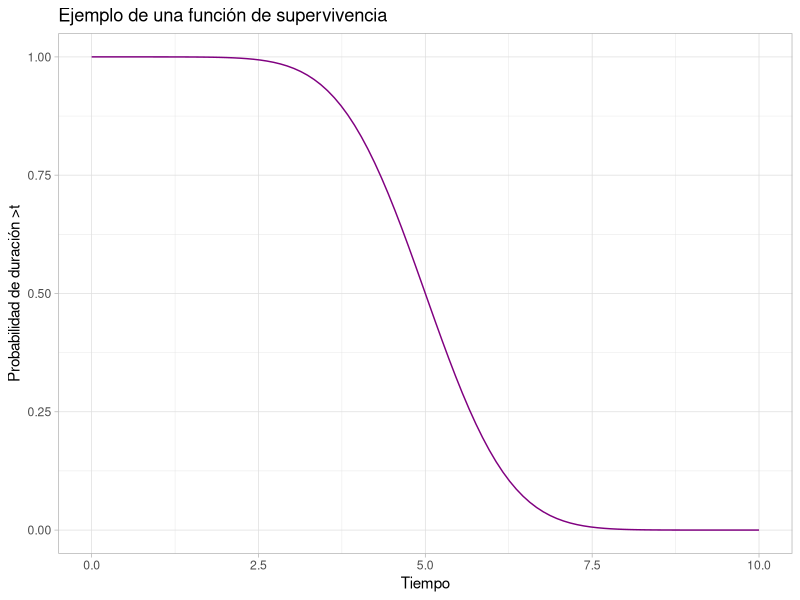
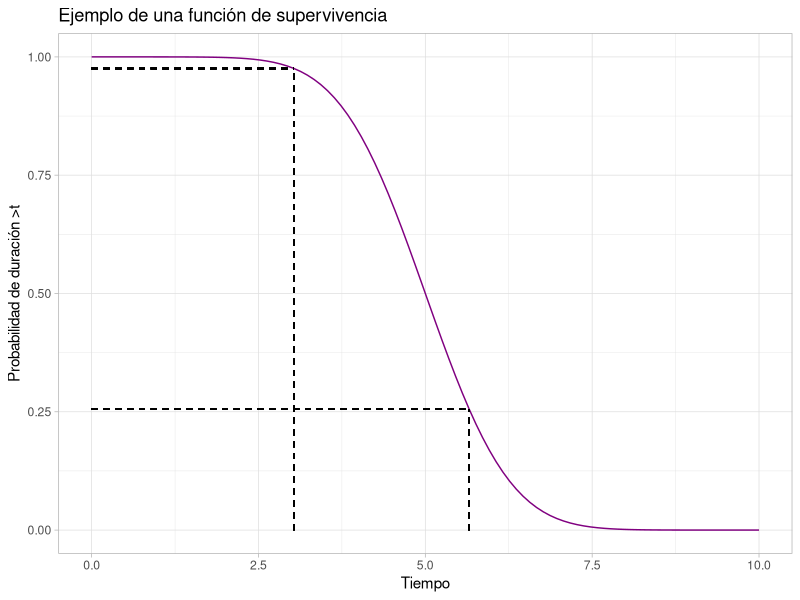
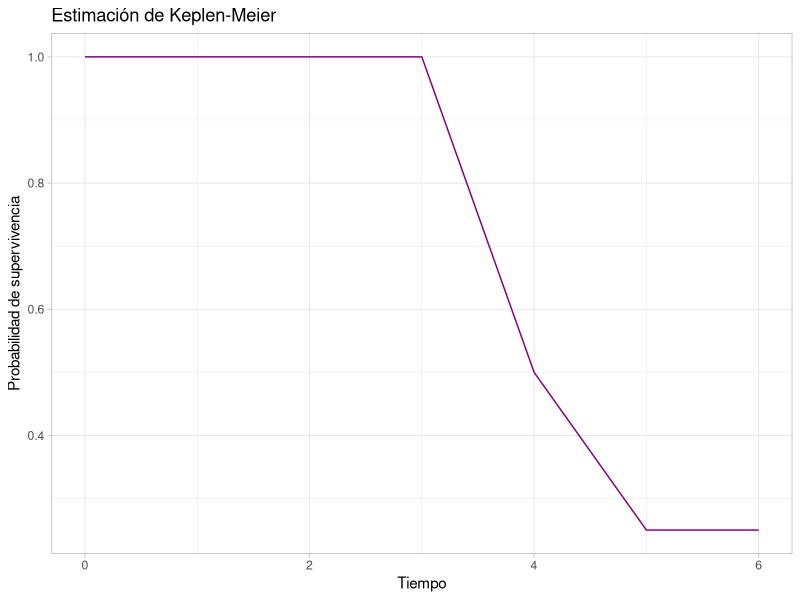
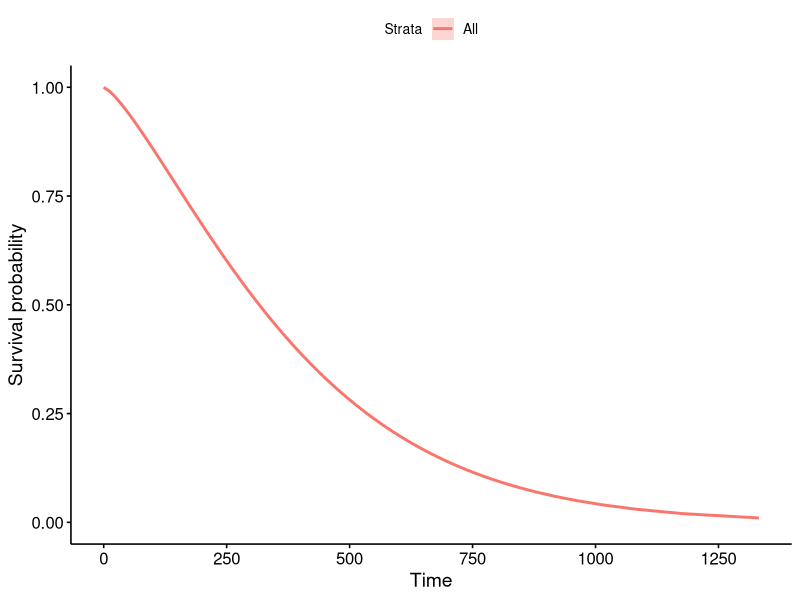

Write R code to recreate these figures, in order.
## ---- chunk 1
#| label: surv-func
#| echo: false
total <- 100
t <- seq(-5, 5, length.out = total)
y <-  1 - pnorm(t)

x <- t + 5

df_func <- data.frame(x, y)

library(ggplot2)
ggplot2::theme_set(ggplot2::theme_light())

ggplot(df_func, aes(x = x, y = y)) + 
  geom_line(col = "#800080") + 
  labs(
    title = "Ejemplo de una función de supervivencia", 
    x = "Tiempo", 
    y = "Probabilidad de duración >t"
  )
## ---- chunk 2
ggplot(df_func) + 
  geom_line(aes(x = x, y = y), col = "#800080") + 
  geom_segment(x = df_func$x[31], 
               y = 0, 
               xend = df_func$x[31], 
               yend = df_func$y[31], 
               linetype = 2) + 
  geom_segment(x = 0, 
               y = df_func$y[31], 
               xend = df_func$x[31], 
               yend = df_func$y[31],  
               linetype = 2) + 
  geom_segment(x = df_func$x[57], 
               y = 0, 
               xend = df_func$x[57], 
               yend = df_func$y[57], 
               linetype = 2) + 
  geom_segment(x = 0, 
               y = df_func$y[57], 
               xend = df_func$x[57], 
               yend = df_func$y[57],  
               linetype = 2) + 
  labs(
    title = "Ejemplo de una función de supervivencia", 
    x = "Tiempo", 
    y = "Probabilidad de duración >t"
  )
## ---- chunk 3
df_keplenmeier <- data.frame(
  t = 0:6, 
  n = c(5, 5, 5, 4, 4, 2, 1), 
  d = c(0, 0, 0, 0, 2, 1, 0)
)

df_keplenmeier$prob <- (df_keplenmeier$n - df_keplenmeier$d) / 
  df_keplenmeier$n

df_keplenmeier$surv <- purrr::accumulate(df_keplenmeier$prob, `*`)

ggplot(df_keplenmeier) + 
  geom_line(aes(x = t, y = surv), col = "#800080") + 
  labs(
    x = "Tiempo", 
    y = "Probabilidad de supervivencia", 
    title = "Estimación de Keplen-Meier"
  )
## ---- chunk 4
#| label: weibull
#| echo: true
library(survival)
wb <- survreg(Surv(time, status) ~ 1, lung)
# Retrieve survival curve from model
surv <- seq(.99, .01, by = -.01)

# Get time for each probability
t <- predict(wb, type = "quantile", p = 1 - surv, newdata = data.frame(1))

# Create data frame with the information needed for ggsurvplot_df
surv_wb <- data.frame(time = t, surv = surv, 
  upper = NA, lower = NA, std.err = NA)

# Plot

survminer::ggsurvplot_df(fit = surv_wb, surv.geom = ggplot2::geom_line)
